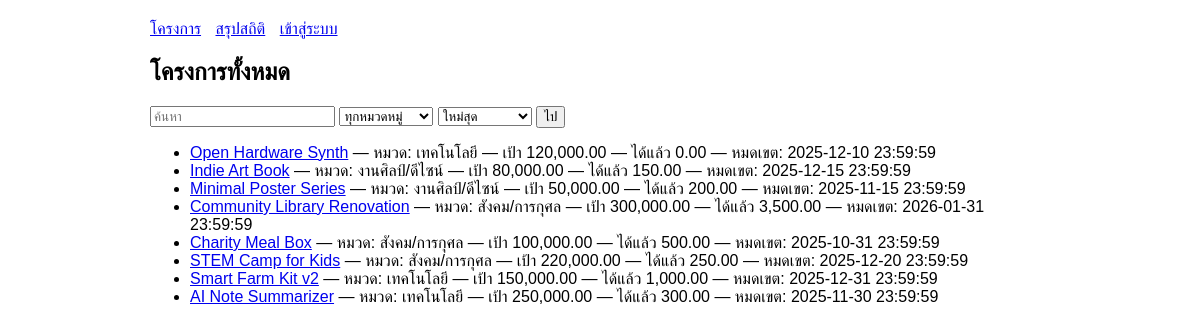
Screenshot of /Public/index.php with the database file from the repository.
### tables this page shows
CREATE TABLE projects (
  id               INT AUTO_INCREMENT PRIMARY KEY,
  code             CHAR(8) NOT NULL UNIQUE,             
  name             VARCHAR(200) NOT NULL,
  category_id      INT NOT NULL,
  goal_amount      DECIMAL(12,2) NOT NULL CHECK (goal_amount > 0),
  deadline         DATETIME NOT NULL,                   
  raised_amount    DECIMAL(12,2) NOT NULL DEFAULT 0,
  created_at       DATETIME NOT NULL DEFAULT CURRENT_TIMESTAMP,
  FOREIGN KEY (category_id) REFERENCES categories(id)
);

CREATE TABLE categories (
  id   INT AUTO_INCREMENT PRIMARY KEY,
  name VARCHAR(100) NOT NULL
);

### Public/index.php (called while the page is built, shortened)
<?php
spl_autoload_register(function ($class) {
    $base = __DIR__ . '/../';
    $path = $base . str_replace('\\', '/', $class) . '.php';
});
$router = new Router();
$router->get('/',         [new ProjectController(), 'index']);
$router->get('/project',  [new ProjectController(), 'show']);
$router->get('/stats',    [new StatsController(),  'index']);
$router->get('/login',    [new AuthController(), 'showLogin']);
$router->post('/login',   [new AuthController(), 'login']);
$router->get('/logout',   [new AuthController(), 'logout']);
$router->post('/pledge',  [new PledgeController(), 'store']);
$router->get('/pledge-continue', [new PledgeController(), 'continuePledge']);
$router->dispatch();

### config.php (called while the page is built)
<?php
return [
  'db' => [
    'dsn'  => 'mysql:host=127.0.0.1;dbname=crowdfund;charset=utf8mb4',
    'user' => 'root',
    'pass' => ''
  ]
];

### App/Core/Database.php (called while the page is built, shortened)
<?php
class Database
{
    private static $pdo = null;
    public static function pdo()
    {
        if (!self::$pdo) {
            $cfg = include __DIR__ . '/../../config.php';
            self::$pdo = new \PDO($cfg['db']['dsn'], $cfg['db']['user'], $cfg['db']['pass'], [
                \PDO::ATTR_ERRMODE => \PDO::ERRMODE_EXCEPTION,
                \PDO::ATTR_DEFAULT_FETCH_MODE => \PDO::FETCH_ASSOC,
            ]);
        }
        return self::$pdo;
    }
}

### App/Controllers/ProjectController.php (called while the page is built, shortened)
<?php
class ProjectController
{
    public function index()
    {
        $q = $_GET['q'] ?? null;
        $cat = $_GET['category'] ?? null;
        $sort = $_GET['sort'] ?? 'newest';
        $projects = (new Project())->list($q, $cat, $sort);
        $categories = (new \App\Models\Category())->all();
        include __DIR__ . "/../Views/project/index.php";
        return ob_get_clean();
    }
}

### App/Models/BaseModel.php (called while the page is built, shortened)
<?php
abstract class BaseModel
{
    public function __construct()
    {
        $this->pdo = Database::pdo();
    }
}

### App/Models/Project.php (called while the page is built, shortened)
<?php
class Project extends BaseModel
{
    public function list(?string $q = null, ?int $category_id = null, string $sort = 'newest'): array
    {
        $sql = "SELECT
                  p.id, p.code, p.name, p.category_id, p.goal_amount, p.deadline, p.created_at,
                  c.name AS category_name,
                  (
                    SELECT IFNULL(SUM(pl.amount),0)
                    FROM pledges pl
                    WHERE pl.project_id = p.id AND pl.status = 'success'
                  ) AS raised_sum
                FROM projects p
                JOIN categories c ON c.id = p.category_id
                WHERE 1=1";
        $params = [];
        if ($sort === 'ending_soon') {
            $sql .= " ORDER BY p.deadline ASC";
        } elseif ($sort === 'most_funded') {
            $sql .= " ORDER BY raised_sum DESC";
        } else {
            $sql .= " ORDER BY p.created_at DESC";
        }
        $st = $this->pdo->prepare($sql);
        $st->execute($params);
        return $st->fetchAll();
    }
}

### App/Models/Category.php (called while the page is built, shortened)
<?php
class Category extends BaseModel
{
    public function all(): array
    {
        $sql = "SELECT * FROM categories ORDER BY name ASC";
        return $this->pdo->query($sql)->fetchAll();
    }
}

### App/Views/project/index.php (the view, shortened to what this page needs)
<h2>โครงการทั้งหมด</h2>
<form method="get" action="">
  <input name="q" placeholder="ค้นหา" value="<?= htmlspecialchars($_GET['q'] ?? '') ?>">
  <select name="category">
    <option value="">ทุกหมวดหมู่</option>
  </select>
  <select name="sort">
    <option value="newest" <?= ($_GET['sort'] ?? '') === 'newest' ? 'selected' : '' ?>>ใหม่สุด</option>
  </select>
  <button>ไป</button>
</form>
<ul>
  <?php foreach ($projects as $p): ?>
    <li>
      <a href="?r=project&id=<?= $p['id'] ?>"><?= htmlspecialchars($p['name']) ?></a>
      — หมวด: <?= htmlspecialchars($p['category_name']) ?>
      — เป้า <?= number_format($p['goal_amount'], 2) ?>
      — ได้แล้ว <?= number_format($p['raised_sum'], 2) ?>
      — หมดเขต: <?= htmlspecialchars($p['deadline']) ?>
    </li>
  <?php endforeach; ?>
</ul>
<?php $content = ob_get_clean();
include __DIR__ . "/../layout.php"; ?>

### App/Core/Router.php (shortened to what this page needs)
<?php
class Router
{
    private $routes = [];
    public function get($path, $handler)
    {
        $this->routes['GET'][$path]  = $handler;
    }
    public function post($path, $handler)
    {
        $this->routes['POST'][$path] = $handler;
    }
    public function dispatch()
    {
        $method = $_SERVER['REQUEST_METHOD'];
        $uri = $_GET['r'] ?? '/';
        $handler = $this->routes[$method][$uri] ?? null;
        echo call_user_func($handler, $_REQUEST);
    }
}

### App/Views/layout.php (shortened to what this page needs)
<!doctype html>
<html>
<head>
</head>
<body>
    <header>
        <a href="?r=">โครงการ</a>
        <a href="?r=stats">สรุปสถิติ</a>
        <?php if (!empty($_SESSION['user'])): ?>
            <span>สวัสดี, <?= htmlspecialchars($_SESSION['user']['name']) ?></span>
            <a href="?r=logout">ออกจากระบบ</a>
        <?php else: ?>
            <a href="?r=login">เข้าสู่ระบบ</a>
        <?php endif; ?>
    </header>
    <main>
        <?= $content ?? '' ?>
    </main>
</body>
</html>

### App/Views/layout.php (style rules this page uses)
body { font-family: sans-serif; max-width: 900px; margin: 20px auto }
header a { margin-right: 10px }

### rows the page displays
projects: name "Open Hardware Synth", category.name "เทคโนโลยี", goal_amount "120,000.00", raised_sum "0.00", deadline "2025-12-10 23:59:59"
projects: name "Indie Art Book", category.name "งานศิลป์/ดีไซน์", goal_amount "80,000.00", raised_sum "150.00", deadline "2025-12-15 23:59:59"
projects: name "Minimal Poster Series", category.name "งานศิลป์/ดีไซน์", goal_amount "50,000.00", raised_sum "200.00", deadline "2025-11-15 23:59:59"
projects: name "Community Library Renovation", category.name "สังคม/การกุศล", goal_amount "300,000.00", raised_sum "3,500.00", deadline "2026-01-31 23:59:59"
projects: name "Charity Meal Box", category.name "สังคม/การกุศล", goal_amount "100,000.00", raised_sum "500.00", deadline "2025-10-31 23:59:59"
projects: name "STEM Camp for Kids", category.name "สังคม/การกุศล", goal_amount "220,000.00", raised_sum "250.00", deadline "2025-12-20 23:59:59"
projects: name "Smart Farm Kit v2", category.name "เทคโนโลยี", goal_amount "150,000.00", raised_sum "1,000.00", deadline "2025-12-31 23:59:59"
projects: name "AI Note Summarizer", category.name "เทคโนโลยี", goal_amount "250,000.00", raised_sum "300.00", deadline "2025-11-30 23:59:59"
